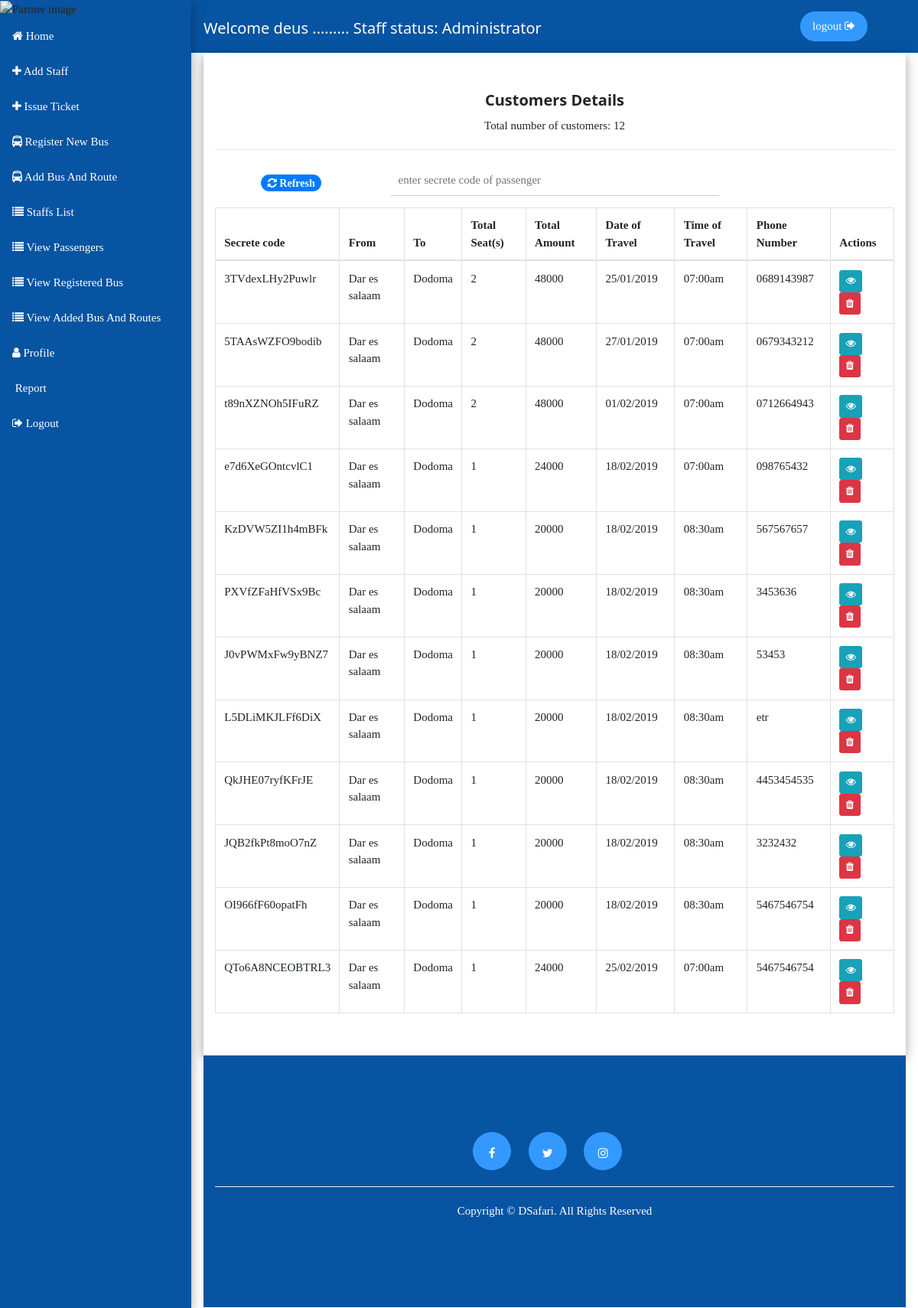
The app's page /dashboard/customer_List/ (signed in) with its own data.
### dashboard/models.py (models this page shows, shortened)
class CompanyStaff(models.Model):
    staffStatus = (
        ('Receptionist','Receptionist'),
        ('Driver','Driver'),('Assistant','Assistant'),
        ('Cargo-owner','Cargo-owner'),('Administrator','Administrator')
    )
    user = models.OneToOneField(User, related_name='user', on_delete = models.CASCADE)
    company_name = models.CharField(max_length = 50)
    phone_number = models.CharField(max_length = 20)
    staff_status = models.CharField(max_length = 100, choices = staffStatus)
    class Meta:
        verbose_name_plural = "Company Staff"

### customer/models.py (models this page shows, shortened)
class PaymentInfo(models.Model):
    payment_status = models.CharField(max_length = 50)
    refence_number = models.CharField(max_length = 100)
    phonenumber = models.CharField(max_length = 50)
    emailaddress = models.EmailField(max_length = 100)
    secrete_code = models.CharField(max_length = 100)
    totalseats = models.CharField(max_length = 3)
    amount_total = models.IntegerField()
    from_p = models.CharField(max_length = 50)
    to_d = models.CharField(max_length = 50)
    date_of_t = models.CharField(max_length = 30)
    time_of_t = models.CharField(max_length = 20)
    plate_n = models.CharField(max_length = 20)
    operator = models.CharField(max_length = 50)
    arrivaltime = models.CharField(max_length = 20)
    bustype = models.CharField(max_length = 20)
    busclass = models.CharField(max_length = 20)
    class Meta:
        verbose_name_plural = "payment information"

### dashboard/views.py (the view)
@login_required(login_url = '/dashboard/user/auth/login/')
def view_customer(request):
    query = request.GET.get('secrete_code', None)
    p = get_object_or_404(User, id = request.user.id)
    status = p.user.staff_status
    get_user = p.user.company_name
    print(status)
    print(get_user)
    pay_info = PaymentInfo.objects.filter(operator = get_user)
    pay_info_number = PaymentInfo.objects.filter(operator = get_user).count()
    if query is not None:
        pay_info = pay_info.filter(secrete_code = query)
    context = {
        'pay_info':pay_info,
        'pay_info_number':pay_info_number,
        'profile':p,
        'status':status
    }
    return render(request, 'dashboard/view_customer.html', context)

### dashboard/templates/dashboard/view_customer.html (shortened to what this page needs)
{% extends "dashboard/base_dashboard.html" %}
{% block content%}
  <div class="custome_container w3-card-4">
    <div class="container">
      <div class="row">
        <div class="col-md-12">
          <h2>customers details</h2>
          <p>Total number of customers: {{pay_info_number}}</p>
          <hr>
        </div>
      </div>
      <div class="row">
        <div class="col-md-3">
          <a href="{% url 'view_customer_dashboard' %}" class="btn btn-lg btn-block">
            <span class="badge badge-primary badge-pill"><i class="fa fa-refresh"></i> Refresh</span>
          </a>
        </div>
        <div class="col-md-6">
          <form action="{% url 'view_customer_dashboard' %}" method="get">
            <div class="form-group">
              <input type="text" name="secrete_code" value="" placeholder="enter secrete code of passenger" class="w3-input">
            </div>
          </form>
        </div>
      </div>
      <div class="row">
        <div class="col-md-12">
          <div class="customers_table">
            <div class="table-responsive">
              <table class="table table-bordered table-small">
                <thead>
                  <tr>
                    <th>Secrete code</th>
                    <th>From</th>
                    <th>To</th>
                    <th>Total Seat(s)</th>
                    <th>Total Amount</th>
                    <th>Date of Travel</th>
                    <th>Time of Travel</th>
                    <th>Phone Number</th>
                    <th>Actions</th>
                  </tr>
                </thead>
                <tbody>
                  {% for c in pay_info %}
                    <tr>
                      <td>{{c.secrete_code}}</td>
                      <td>{{c.from_p}}</td>
                      <td>{{c.to_d}}</td>
                      <td>{{c.totalseats}}</td>
                      <td>{{c.amount_total}}</td>
                      <td>{{c.date_of_t}}</td>
                      <td>{{c.time_of_t}}</td>
                      <td>{{c.phonenumber}}</td>
                      <td>
                        <a href="{% url 'view_all_customer' c.id %}" class="btn btn-sm btn-info"><i class="fa fa-eye"></i></a> &nbsp&nbsp <a href="{% url '_delete_all_customer' c.id %}" class="btn btn-sm btn-danger" onclick="return confirm('Are you sure you want to delete this detail?')"><i class="fa fa-trash"></i></a>
                      </td>
                    </tr>
                    {% endfor %}
                </tbody>
              </table>
            </div>
          </div>
        </div>
      </div>
    </div>
  </div>
{% endblock  %}

### dashboard/templates/dashboard/base_dashboard.html (shortened to what this page needs)
<!DOCTYPE html>
<html lang="en">
<head>
    {% load staticfiles %}
    <link rel="stylesheet" href="{% static 'customer/css/bootstrap.min.css' %}">
    <link rel="stylesheet" href="{% static 'customer/css/w3file.css' %}">
    <link rel="stylesheet" href="{% static 'customer/css/css.css' %}">
    <link rel="stylesheet" href="{% static 'customer/fontawesome/css/font-awesome.min.css' %}">
    <link rel="stylesheet" href="{% static 'customer/jqueryui/jquery-ui.css' %}">
</head>
<body>
    {% if request.user.is_authenticated %}
    <div class="w3-sidebar w3-bar-block w3-collapse w3-card-4 side_navigation_dashboard" style="width:250px;" id="mySidebar">
      <img src="/static/customer/images/img2.jpg" alt="Partner image" class="img-fluid">
        {% if status == 'Driver' %}
        <a href="{% url 'home_dashboard' %}" class="w3-bar-item w3-button"><i class="fa fa-home"></i> Home</a>
        <a href="{% url 'new_company_dashboard' %}" class="w3-bar-item w3-button"><i class="fa fa-university"></i> Register New Company</a>
        <a href="{% url 'company_list' %}" class="w3-bar-item w3-button"><i class="fa fa-list"></i> Company List</a>
        <a href="{% url 'report_dashboard' %}" class="w3-bar-item w3-button"><i class="fa fa-pdf"></i> report</a>
        <a href="{% url 'logout_user' %}" class="w3-bar-item w3-button"><i class="fa fa-sign-out"></i> logout</a>
        {% elif status == 'Administrator' %}
        <a href="{% url 'home_dashboard' %}" class="w3-bar-item w3-button"><i class="fa fa-home"></i> Home</a>
        <a href="{% url 'new_staff_dashboard' %}" class="w3-bar-item w3-button"><i class="fa fa-plus"></i> Add staff</a>
        <a href="{% url 'new_customer_dashboard' %}" class="w3-bar-item w3-button"><i class="fa fa-plus"></i> Issue Ticket</a>
        <a href="{% url 'register_bus_dashboard' %}" class="w3-bar-item w3-button"><i class="fa fa-bus"></i> Register New bus</a>
        <a href="{% url 'add_bus_dashboard' %}" class="w3-bar-item w3-button"><i class="fa fa-bus"></i> Add bus and Route</a>
        <a href="{% url 'staffs_list_dashboard' %}" class="w3-bar-item w3-button"><i class="fa fa-list"></i> Staffs List</a>
        <a href="{% url 'view_customer_dashboard' %}" class="w3-bar-item w3-button"><i class="fa fa-list"></i> View Passengers</a>
        <a href="{% url 'view_bus_dashboard' %}" class="w3-bar-item w3-button"><i class="fa fa-list"></i> View registered bus</a>
        <a href="{% url 'view_added_bus_dashboard' %}" class="w3-bar-item w3-button"><i class="fa fa-list"></i> View added bus and routes</a>
        <a href="{% url 'profile_dashboard' %}" class="w3-bar-item w3-button"><i class="fa fa-user"></i> Profile</a>
        <a href="{% url 'report_dashboard' %}" class="w3-bar-item w3-button"> report</a>
        <a href="{% url 'logout_user' %}" class="w3-bar-item w3-button"><i class="fa fa-sign-out"></i> logout</a>
        {% endif%}
    </div>
    <div class="w3-main" style="margin-left:250px">
      <div class="dashboard_header">
        <div class="w3-container">
          <div class="welcome_header">
            <h1>Welcome {{user.username}} ......... Staff status: {{profile.user.staff_status}} </h1>
          </div>
          <div class="logout">
             <p><a href="{% url 'logout_user' %}" class="w3-bar-item w3-button">logout <i class="fa fa-sign-out"></i></a></p>
          </div>
        </div>
      </div>
      <div class="w3-container">
        {% block content %}{% endblock %}
        {% include "digital_safari/footer.html" %}
      </div>
    </div>
  {% else %}
  <div class="login-again" style="text-align:center; margin: 200px auto;">
      <center><p><a href="{% url 'login_user_dashboard' %}" style="text-decoration:none; height: 50px;padding-top:10px;font-weight:bold" class="btn btn-info btn-sm">Click here to login again</a></p></center>
  </div>
  {% endif %}
</body>
</html>

### customer/static/customer/css/w3file.css (style rules this page uses)
html { box-sizing:border-box }
*,*:before,*:after { box-sizing:inherit }
html { -ms-text-size-adjust:100%;-webkit-text-size-adjust:100% }
body { margin:0 }
a { background-color:transparent;-webkit-text-decoration-skip:objects }
img { border-style:none }
hr { box-sizing:content-box;height:0;overflow:visible }
button,input,select,textarea { font:inherit;margin:0 }
button,input { overflow:visible }
html,body { font-family:Verdana,sans-serif;font-size:15px;line-height:1.5 }
html { overflow-x:hidden }
h1 { font-size:36px }
h2 { font-size:30px }
h1,h2,h3,h4,h5,h6 { font-family:"Segoe UI",Arial,sans-serif;font-weight:400;margin:10px 0 }
hr { border:0;border-top:1px solid #eee;margin:20px 0 }
img { vertical-align:middle }
a { color:inherit }
.w3-btn,.w3-button { border:none;display:inline-block;padding:8px 16px;vertical-align:middle;overflow:hidden;text-decoration:none;color:inherit;background-color:inherit;text-align:center;cursor:pointer;white-space:nowrap }
.w3-btn,.w3-button { -webkit-touch-callout:none;-webkit-user-select:none;-khtml-user-select:none;-moz-user-select:none;-ms-user-select:none;user-select:none }
.w3-input { padding:8px;display:block;border:none;border-bottom:1px solid #ccc;width:100% }
.w3-sidebar { height:100%;width:200px;background-color:#fff;position:fixed!important;z-index:1;overflow:auto }
.w3-main,#main { transition:margin-left .4s }
.w3-bar-block .w3-bar-item { width:100%;display:block;padding:8px 16px;text-align:left;border:none;white-space:normal;float:none;outline:0 }
.w3-container:after,.w3-container:before,.w3-panel:after,.w3-panel:before,.w3-row:after,.w3-row:before,.w3-row-padding:after,.w3-row-padding:before, .w3-cell-row:before,.w3-cell-row:after,.w3-clear:after,.w3-clear:before,.w3-bar:before,.w3-bar:after { content:"";display:table;clear:both }
@media (min-width:993px) { .w3-sidebar.w3-collapse { display:block!important } }
.w3-container,.w3-panel { padding:0.01em 16px }
.w3-card-4,.w3-hover-shadow:hover { box-shadow:0 4px 10px 0 rgba(0,0,0,0.2),0 4px 20px 0 rgba(0,0,0,0.19) }

### customer/static/customer/css/css.css (style rules this page uses)
* { font-family: calibri; }
.dashboard_header { background-color: #0654a2; }
.dashboard_header h1 { color: #fff; font-size: 20px; text-align: center; }
.welcome_header { float: left; padding-top: 15px; }
.logout { float: right; }
.logout { padding-right: 50px; padding-top: 15px; color: #fff; font-size: 15px; }
.logout p a { text-decoration: none; border-radius: 20px; background: #3399ff; }
.side_navigation_dashboard { background: #0654a2; }
.side_navigation_dashboard a { text-decoration: none; line-height: 30px; color: #fff; font-size: 15px; text-transform: capitalize; }
.custome_container { padding: 40px 0px; }
.custome_container h2 { text-align: center; font-weight: bold; font-size: 20px; text-transform: capitalize; }
.custome_container p { text-align: center; }
.custome_container form { margin-bottom: 10px; }
.custome_container form input[type = 'text'] { padding-left: 10px; }

### records on screen
PaymentInfo: secrete_code "3TVdexLHy2Puwlr", from_p "Dar es salaam", to_d "Dodoma", totalseats "2", amount_total "48000", date_of_t "25/01/2019", time_of_t "07:00am", phonenumber "0689143987"
PaymentInfo: secrete_code "5TAAsWZFO9bodib", from_p "Dar es salaam", to_d "Dodoma", totalseats "2", amount_total "48000", date_of_t "27/01/2019", time_of_t "07:00am", phonenumber "0679343212"
PaymentInfo: secrete_code "t89nXZNOh5IFuRZ", from_p "Dar es salaam", to_d "Dodoma", totalseats "2", amount_total "48000", date_of_t "01/02/2019", time_of_t "07:00am", phonenumber "0712664943"
PaymentInfo: secrete_code "e7d6XeGOntcvlC1", from_p "Dar es salaam", to_d "Dodoma", totalseats "1", amount_total "24000", date_of_t "18/02/2019", time_of_t "07:00am", phonenumber "098765432"
PaymentInfo: secrete_code "KzDVW5ZI1h4mBFk", from_p "Dar es salaam", to_d "Dodoma", totalseats "1", amount_total "20000", date_of_t "18/02/2019", time_of_t "08:30am", phonenumber "567567657"
PaymentInfo: secrete_code "PXVfZFaHfVSx9Bc", from_p "Dar es salaam", to_d "Dodoma", totalseats "1", amount_total "20000", date_of_t "18/02/2019", time_of_t "08:30am", phonenumber "3453636"
PaymentInfo: secrete_code "J0vPWMxFw9yBNZ7", from_p "Dar es salaam", to_d "Dodoma", totalseats "1", amount_total "20000", date_of_t "18/02/2019", time_of_t "08:30am", phonenumber "53453"
PaymentInfo: secrete_code "L5DLiMKJLFf6DiX", from_p "Dar es salaam", to_d "Dodoma", totalseats "1", amount_total "20000", date_of_t "18/02/2019", time_of_t "08:30am", phonenumber "etr"
PaymentInfo: secrete_code "QkJHE07ryfKFrJE", from_p "Dar es salaam", to_d "Dodoma", totalseats "1", amount_total "20000", date_of_t "18/02/2019", time_of_t "08:30am", phonenumber "4453454535"
PaymentInfo: secrete_code "JQB2fkPt8moO7nZ", from_p "Dar es salaam", to_d "Dodoma", totalseats "1", amount_total "20000", date_of_t "18/02/2019", time_of_t "08:30am", phonenumber "3232432"
PaymentInfo: secrete_code "OI966fF60opatFh", from_p "Dar es salaam", to_d "Dodoma", totalseats "1", amount_total "20000", date_of_t "18/02/2019", time_of_t "08:30am", phonenumber "5467546754"
PaymentInfo: secrete_code "QTo6A8NCEOBTRL3", from_p "Dar es salaam", to_d "Dodoma", totalseats "1", amount_total "24000", date_of_t "25/02/2019", time_of_t "07:00am", phonenumber "5467546754"

### other values on screen
{{ user.username }} "deus"
{{ profile.user.staff_status }} "Administrator"
{{ pay_info_number }} "12"
